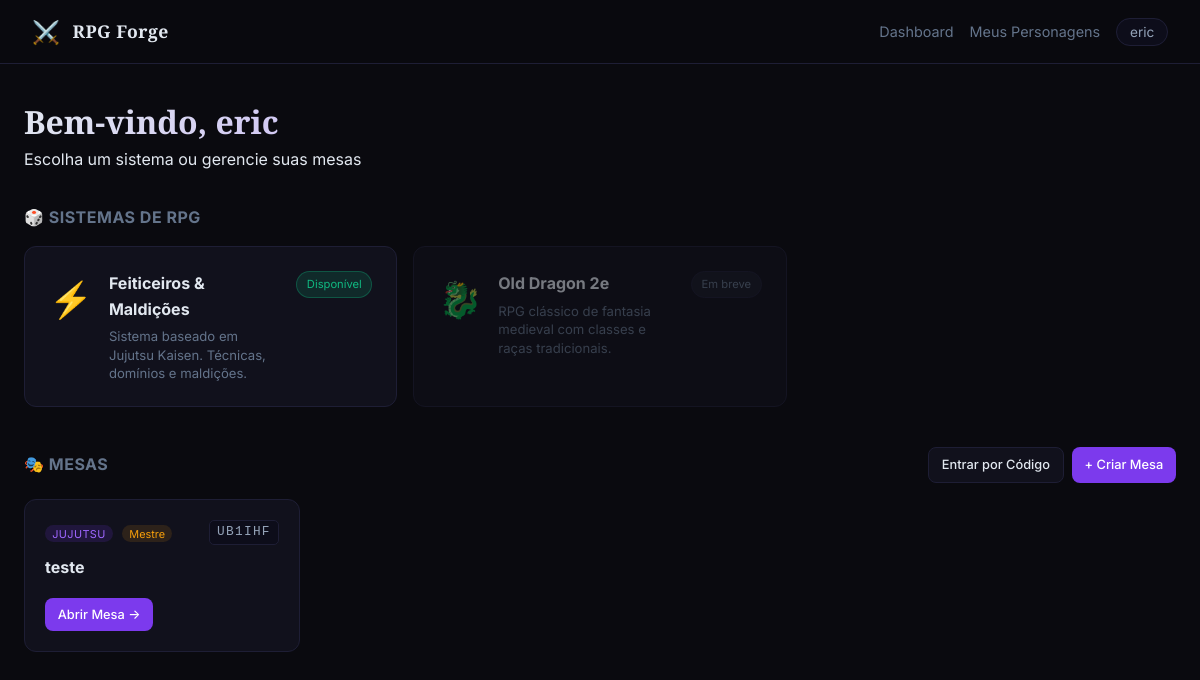
The app's page /dashboard (signed in) with its own data.
### tables this page shows
CREATE TABLE mesas (
                id INTEGER PRIMARY KEY AUTOINCREMENT,
                codigo TEXT UNIQUE NOT NULL,
                nome TEXT NOT NULL,
                sistema TEXT NOT NULL DEFAULT 'jujutsu',
                mestre_id INTEGER NOT NULL,
                criado_em TIMESTAMP DEFAULT CURRENT_TIMESTAMP
            );

### app.py (the view)
@app.route("/dashboard")
@login_required
def dashboard():
    uid = session["usuario_id"]
    with get_db() as conn:
        mesas_mestre = conn.execute(
            "SELECT * FROM mesas WHERE mestre_id=? ORDER BY criado_em DESC", (uid,)
        ).fetchall()
        mesas_player = conn.execute("""
            SELECT m.*, p.nome as nome_personagem, p.id as pid
            FROM mesas m
            JOIN personagens p ON p.mesa_id = m.id AND p.usuario_id = ?
            WHERE m.mestre_id != ?
        """, (uid, uid)).fetchall()
    return render_template("dashboard.html",
                           mesas_mestre=mesas_mestre,
                           mesas_player=mesas_player,
                           usuario=usuario_logado())

### app.py (called while the page is built)
def get_db():
    conn = sqlite3.connect(DB_PATH)
    conn.row_factory = sqlite3.Row
    return conn

def login_required(f):
    @wraps(f)
    def decorated(*args, **kwargs):
        if "usuario_id" not in session:
            return redirect(url_for("login"))
        return f(*args, **kwargs)
    return decorated

def usuario_logado():
    return {"id": session.get("usuario_id"), "username": session.get("usuario_nome")}

### templates/dashboard.html (shortened to what this page needs)
{% extends "base.html" %}
{% block content %}
<div class="dash-header">
  <div>
    <h1 class="page-title">Bem-vindo, {{ usuario.username }}</h1>
    <p class="page-sub">Escolha um sistema ou gerencie suas mesas</p>
  </div>
</div>
<section class="dash-section">
  <h2 class="dash-section-title">🎲 Sistemas de RPG</h2>
  <div class="systems-grid">
    <a href="{{ url_for('sistema_jujutsu') }}" class="system-card system-active">
      <div class="system-icon">⚡</div>
      <div class="system-info">
        <h3 class="system-nome">Feiticeiros & Maldições</h3>
        <p class="system-desc">Sistema baseado em Jujutsu Kaisen. Técnicas, domínios e maldições.</p>
      </div>
      <span class="system-badge">Disponível</span>
    </a>
    <div class="system-card system-locked">
      <div class="system-icon">🐉</div>
      <div class="system-info">
        <h3 class="system-nome">Old Dragon 2e</h3>
        <p class="system-desc">RPG clássico de fantasia medieval com classes e raças tradicionais.</p>
      </div>
      <span class="system-badge system-badge-locked">Em breve</span>
    </div>
  </div>
</section>
<section class="dash-section">
  <div class="dash-section-header">
    <h2 class="dash-section-title">🎭 Mesas</h2>
    <div style="display:flex;gap:.5rem">
      <a href="{{ url_for('entrar_mesa') }}" class="btn btn-secondary btn-sm">Entrar por Código</a>
      <a href="{{ url_for('criar_mesa') }}" class="btn btn-primary btn-sm">+ Criar Mesa</a>
    </div>
  </div>
  {% if mesas_mestre or mesas_player %}
  <div class="mesas-grid">
    {% for mesa in mesas_mestre %}
    <div class="mesa-card">
      <div class="mesa-card-header">
        <div>
          <span class="mesa-sistema-badge">{{ mesa.sistema }}</span>
          <span class="mesa-role-badge role-mestre">Mestre</span>
        </div>
        <code class="mesa-codigo">{{ mesa.codigo }}</code>
      </div>
      <h3 class="mesa-nome">{{ mesa.nome }}</h3>
      <div class="mesa-card-footer">
        <a href="{{ url_for('ver_mesa', codigo=mesa.codigo) }}" class="btn btn-sm btn-primary">Abrir Mesa →</a>
      </div>
    </div>
    {% endfor %}
  </div>
  {% else %}
  <div class="empty-state" style="padding:2rem">
    <p>Nenhuma mesa ainda. Crie uma ou entre com um código!</p>
  </div>
  {% endif %}
</section>
{% endblock %}

### static/css/style.css (style rules this page uses)
*, *::before, *::after { box-sizing: border-box; margin: 0; padding: 0; }
:root { --bg: #0a0a0f; --bg-card: #11111c; --bg-card-hover: #161625; --bg-input: #0d0d1a; --border: #1e1e35; --border-hover: #3a3a6a; --accent: #7c3aed; --accent-light: #9f67ff; --accent-glow: rgba(124,58,237,0.35); --accent2: #06b6d4; --text: #e2e8f0; --text-muted: #64748b; --text-dim: #94a3b8; --success: #10b981; --warning: #f59e0b; --danger: #ef4444; --pv-color: #10b981; --pe-color: #7c3aed; --radius: 12px; --radius-sm: 8px; --shadow: 0 4px 24px rgba(0,0,0,0.5); --shadow-glow: 0 0 30px rgba(124,58,237,0.2); }
html { font-size: 16px; }
body { font-family: 'Inter', -apple-system, sans-serif; background: var(--bg); color: var(--text); min-height: 100vh; line-height: 1.6; }
.btn { display: inline-flex; align-items: center; gap: 0.4rem; padding: 0.6rem 1.2rem; border-radius: var(--radius-sm); font-size: 0.9rem; font-weight: 500; cursor: pointer; text-decoration: none; border: none; transition: all 0.2s; white-space: nowrap; }
.btn-primary { background: var(--accent); color: white; }
.btn-secondary { background: var(--bg-card); border: 1px solid var(--border); color: var(--text); }
.btn-sm { padding: 0.4rem 0.8rem; font-size: 0.8rem; }
.page-title { font-family: 'Cinzel', serif; font-size: 2rem; font-weight: 700; background: linear-gradient(135deg, var(--text) 0%, var(--accent-light) 100%); -webkit-background-clip: text; -webkit-text-fill-color: transparent; background-clip: text; }

### templates/dashboard.html (style rules this page uses)
.dash-header { margin-bottom:2rem }
.dash-section { margin-bottom:2.5rem }
.dash-section-header { display:flex;align-items:center;justify-content:space-between;margin-bottom:1rem;flex-wrap:wrap;gap:.5rem }
.dash-section-title { font-size:1rem;font-weight:700;color:var(--text-muted);text-transform:uppercase;letter-spacing:.5px;margin:0 0 1rem }
.dash-section-header .dash-section-title { margin:0 }
.systems-grid { display:grid;grid-template-columns:repeat(auto-fill,minmax(300px,1fr));gap:1rem }
.system-card { background:var(--bg-card);border:1px solid var(--border);border-radius:12px;padding:1.5rem;display:flex;align-items:flex-start;gap:1rem;transition:border-color .15s,box-shadow .15s;text-decoration:none;color:var(--text) }
.system-locked { opacity:.5;cursor:not-allowed }
.system-icon { font-size:2.2rem;flex-shrink:0 }
.system-info { flex:1 }
.system-nome { font-size:1rem;font-weight:700;margin:0 0 .3rem }
.system-desc { font-size:.82rem;color:var(--text-muted);margin:0;line-height:1.4 }
.system-badge { font-size:.7rem;padding:.2rem .6rem;border-radius:99px;background:rgba(16,185,129,.15);color:#10b981;border:1px solid rgba(16,185,129,.3);white-space:nowrap;flex-shrink:0 }
.system-badge-locked { background:rgba(100,116,139,.1);color:var(--text-muted);border-color:var(--border) }
.mesas-grid { display:grid;grid-template-columns:repeat(auto-fill,minmax(260px,1fr));gap:1rem }
.mesa-card { background:var(--bg-card);border:1px solid var(--border);border-radius:12px;padding:1.25rem;display:flex;flex-direction:column;gap:.6rem }
.mesa-card-header { display:flex;justify-content:space-between;align-items:flex-start }
.mesa-sistema-badge { font-size:.68rem;background:rgba(124,58,237,.15);color:var(--accent-light);border-radius:99px;padding:.1rem .45rem;margin-right:.3rem;text-transform:uppercase;letter-spacing:.4px }
.mesa-role-badge { font-size:.68rem;border-radius:99px;padding:.1rem .45rem }
.role-mestre { background:rgba(245,158,11,.12);color:#f59e0b }
.mesa-codigo { font-size:.8rem;background:var(--bg-input);border:1px solid var(--border);border-radius:5px;padding:.1rem .45rem;color:var(--text-dim);font-family:monospace;letter-spacing:.1em }
.mesa-nome { font-size:1rem;font-weight:700;margin:0 }
.mesa-card-footer { margin-top:auto;padding-top:.5rem }

### records on screen
mesas: sistema "JUJUTSU", codigo "UB1IHF", nome "teste"

### other values on screen
{{ session.get('usuario_nome', '') }} "eric"
{{ usuario.username }} "eric"
